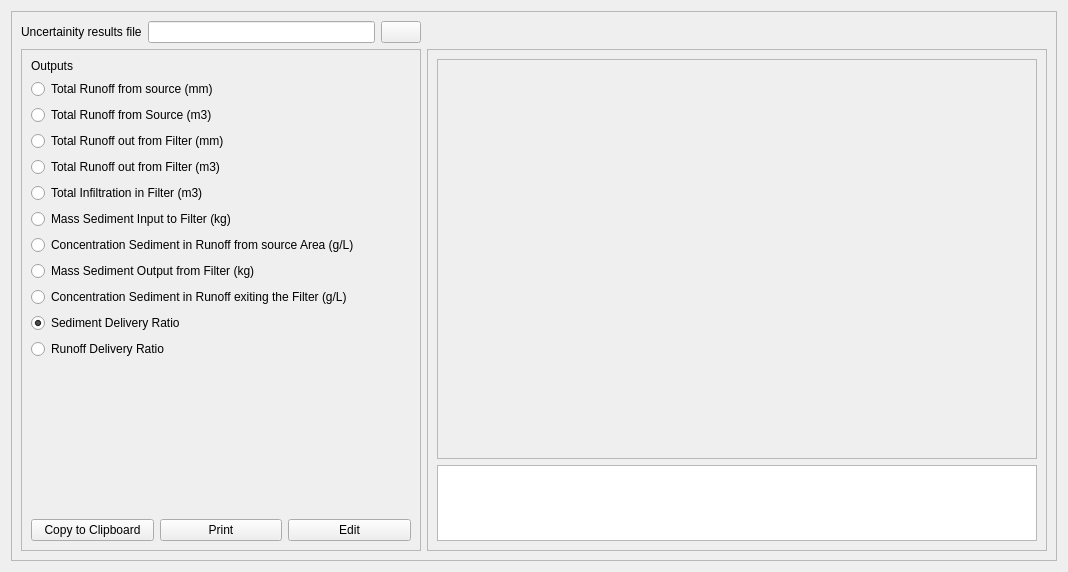
            <widget class="QWidget" name="scrollAreaWidgetContents_16">
             <property name="geometry">
              <rect>
               <x>0</x>
               <y>0</y>
               <width>1068</width>
               <height>572</height>
              </rect>
             </property>
             <layout class="QGridLayout" name="gridLayout_96">
              <item row="0" column="0">
               <widget class="QFrame" name="frame_71">
                <property name="frameShape">
                 <enum>QFrame::StyledPanel</enum>
                </property>
                <property name="frameShadow">
                 <enum>QFrame::Raised</enum>
                </property>
                <layout class="QGridLayout" name="gridLayout_97">
                 <item row="0" column="0">
                  <layout class="QHBoxLayout" name="horizontalLayout_139">
                   <item>
                    <widget class="QLabel" name="label_143">
                     <property name="text">
                      <string>Uncertainity results file</string>
                     </property>
                    </widget>
                   </item>
                   <item>
                    <widget class="QLineEdit" name="csv_results_uncertainity"/>
                   </item>
                   <item>
                    <widget class="QPushButton" name="browse_uncertainity_csv">
                     <property name="text">
                      <string/>
                     </property>
                    </widget>
                   </item>
                  </layout>
                 </item>
                 <item row="1" column="0">
                  <widget class="QFrame" name="frame_69">
                   <property name="frameShape">
                    <enum>QFrame::StyledPanel</enum>
                   </property>
                   <property name="frameShadow">
                    <enum>QFrame::Raised</enum>
                   </property>
                   <layout class="QVBoxLayout" name="verticalLayout_17">
                    <item>
                     <widget class="QLabel" name="label_73">
                      <property name="text">
                       <string>Outputs</string>
                      </property>
                     </widget>
                    </item>
                    <item>
                     <widget class="QRadioButton" name="runoff_source_mm_4">
                      <property name="text">
                       <string>Total Runoff from source (mm)</string>
                      </property>
                     </widget>
                    </item>
                    <item>
                     <widget class="QRadioButton" name="runoff_source_m3_4">
                      <property name="text">
                       <string>Total Runoff from Source (m3)</string>
                      </property>
                     </widget>
                    </item>
                    <item>
                     <widget class="QRadioButton" name="runoff_filter_mm_4">
                      <property name="text">
                       <string>Total Runoff out from Filter (mm)</string>
                      </property>
                     </widget>
                    </item>
                    <item>
                     <widget class="QRadioButton" name="runoff_filter_m3_4">
                      <property name="text">
                       <string>Total Runoff out from Filter (m3)</string>
                      </property>
                     </widget>
                    </item>
                    <item>
                     <widget class="QRadioButton" name="infiltration_filter_m3_4">
                      <property name="text">
                       <string>Total Infiltration in Filter (m3)</string>
                      </property>
                     </widget>
                    </item>
                    <item>
                     <widget class="QRadioButton" name="sediment_input_4">
                      <property name="text">
                       <string>Mass Sediment Input to Filter (kg)</string>
                      </property>
                     </widget>
                    </item>
                    <item>
                     <widget class="QRadioButton" name="concentration_sediment_4">
                      <property name="text">
                       <string>Concentration Sediment in Runoff from source Area (g/L)</string>
                      </property>
                     </widget>
                    </item>
                    <item>
                     <widget class="QRadioButton" name="sediment_output_4">
                      <property name="text">
                       <string>Mass Sediment Output from Filter (kg)</string>
                      </property>
                     </widget>
                    </item>
                    <item>
                     <widget class="QRadioButton" name="sediment_runoff_exit_4">
                      <property name="text">
                       <string>Concentration Sediment in Runoff exiting the Filter (g/L)</string>
                      </property>
                     </widget>
                    </item>
                    <item>
                     <widget class="QRadioButton" name="sediment_delivery_4">
                      <property name="text">
                       <string>Sediment Delivery Ratio</string>
                      </property>
                      <property name="checked">
                       <bool>true</bool>
                      </property>
                     </widget>
                    </item>
                    <item>
                     <widget class="QRadioButton" name="runoff_delivery_4">
                      <property name="text">
                       <string>Runoff Delivery Ratio</string>
                      </property>
                     </widget>
                    </item>
                    <item>
                     <spacer name="verticalSpacer_15">
                      <property name="orientation">
                       <enum>Qt::Vertical</enum>
                      </property>
                      <property name="sizeHint" stdset="0">
                       <size>
                        <width>20</width>
                        <height>40</height>
                       </size>
                      </property>
                     </spacer>
                    </item>
                    <item>
                     <layout class="QHBoxLayout" name="horizontalLayout_138">
                      <item>
                       <widget class="QPushButton" name="pushButton_33">
                        <property name="text">
                         <string>Copy to Clipboard</string>
                        </property>
                       </widget>
                      </item>
                      <item>
                       <widget class="QPushButton" name="pushButton_34">
                        <property name="text">
                         <string>Print</string>
                        </property>
                       </widget>
                      </item>
                      <item>
                       <widget class="QPushButton" name="pushButton_35">
                        <property name="text">
                         <string>Edit</string>
                        </property>
                       </widget>
                      </item>
                     </layout>
                    </item>
                   </layout>
                  </widget>
                 </item>
                 <item row="1" column="1">
                  <widget class="QFrame" name="frame_70">
                   <property name="frameShape">
                    <enum>QFrame::StyledPanel</enum>
                   </property>
                   <property name="frameShadow">
                    <enum>QFrame::Raised</enum>
                   </property>
                   <layout class="QGridLayout" name="gridLayout_95">
                    <item row="0" column="0">
                     <widget class="QFrame" name="frame_68">
                      <property name="minimumSize">
                       <size>
                        <width>600</width>
                        <height>400</height>
                       </size>
                      </property>
                      <property name="frameShape">
                       <enum>QFrame::StyledPanel</enum>
                      </property>
                      <property name="frameShadow">
                       <enum>QFrame::Raised</enum>
                      </property>
                     </widget>
                    </item>
                    <item row="1" column="0">
                     <widget class="QTableWidget" name="tableWidget"/>
                    </item>
                   </layout>
                  </widget>
                 </item>
                </layout>
               </widget>
              </item>
             </layout>
            </widget>
